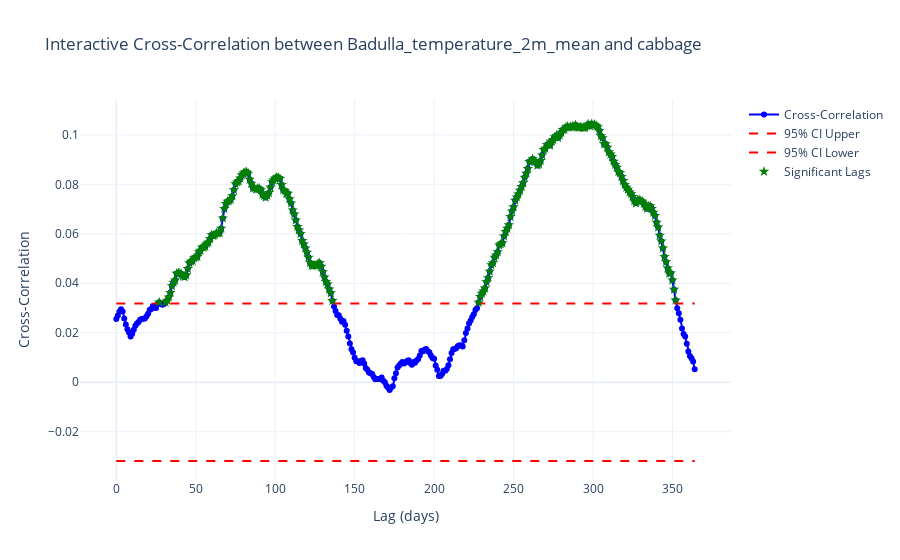

Here is the notebook cell this chart was saved with:
### Markdown cell above
# Badulla_temperature_2m_mean (27 - 130)

### Code cell
significant_results = interactive_cross_correlation(df, x_col='Badulla_temperature_2m_mean', target_col='cabbage')
print(significant_results)

### Figure 1 — Plotly figure (JSON) as saved in the notebook; plotly's stock layout.template omitted (floating-point values rounded to 4 significant figures; data arrays with more than 128 entries replaced by an {"elided": "..."} marker saying what was removed)
{"data": [{"marker": {"color": "blue"}, "mode": "lines+markers", "name": "Cross-Correlation", "type": "scatter", "x": {"elided": "365 int values"}, "y": {"elided": "365 float values"}}, {"line": {"color": "red", "dash": "dash"}, "mode": "lines", "name": "95% CI Upper", "type": "scatter", "x": {"elided": "365 int values"}, "y": {"elided": "365 float values"}}, {"line": {"color": "red", "dash": "dash"}, "mode": "lines", "name": "95% CI Lower", "type": "scatter", "x": {"elided": "365 int values"}, "y": {"elided": "365 float values"}}, {"marker": {"color": "green", "size": 8, "symbol": "star"}, "mode": "markers", "name": "Significant Lags", "type": "scatter", "x": {"elided": "232 int values"}, "y": {"elided": "232 float values"}}], "layout": {"title": {"text": "Interactive Cross-Correlation between Badulla_temperature_2m_mean and cabbage"}, "xaxis": {"title": {"text": "Lag (days)"}}, "yaxis": {"title": {"text": "Cross-Correlation"}}}}
